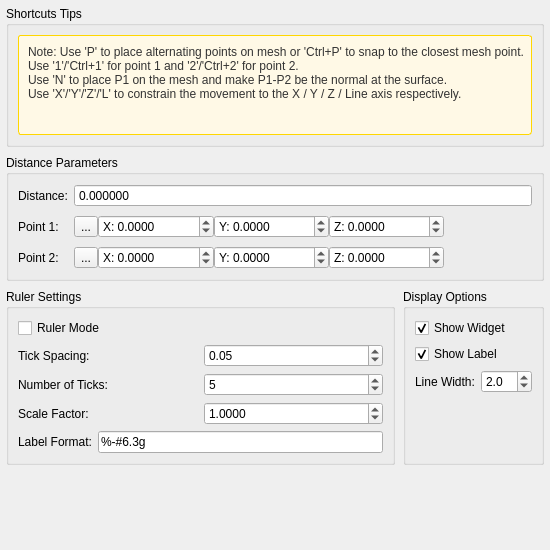
<?xml version="1.0" encoding="UTF-8"?>
<ui version="4.0">
 <class>DistanceToolDlg</class>
 <widget class="QWidget" name="DistanceToolDlg">
  <property name="geometry">
   <rect>
    <x>0</x>
    <y>0</y>
    <width>550</width>
    <height>550</height>
   </rect>
  </property>
  <property name="minimumSize">
   <size>
    <width>550</width>
    <height>550</height>
   </size>
  </property>
  <property name="windowTitle">
   <string>Distance Tool</string>
  </property>
  <layout class="QVBoxLayout" name="verticalLayout">
   <property name="spacing">
    <number>8</number>
   </property>
   <property name="leftMargin">
    <number>6</number>
   </property>
   <property name="topMargin">
    <number>6</number>
   </property>
   <property name="rightMargin">
    <number>6</number>
   </property>
   <property name="bottomMargin">
    <number>6</number>
   </property>
   <item>
    <widget class="QGroupBox" name="shortcutsTipsGroupBox">
     <property name="sizePolicy">
      <sizepolicy hsizetype="Preferred" vsizetype="Minimum">
       <horstretch>0</horstretch>
       <verstretch>0</verstretch>
      </sizepolicy>
     </property>
     <property name="title">
      <string>Shortcuts Tips</string>
     </property>
     <layout class="QVBoxLayout" name="shortcutsTipsLayout">
      <property name="spacing">
       <number>4</number>
      </property>
      <item>
       <widget class="QLabel" name="instructionLabel">
        <property name="minimumSize">
         <size>
          <width>0</width>
          <height>100</height>
         </size>
        </property>
        <property name="sizePolicy">
         <sizepolicy hsizetype="Preferred" vsizetype="Expanding">
          <horstretch>0</horstretch>
          <verstretch>0</verstretch>
         </sizepolicy>
        </property>
        <property name="alignment">
         <set>Qt::AlignLeading|Qt::AlignLeft|Qt::AlignTop</set>
        </property>
        <property name="scaledContents">
         <bool>false</bool>
        </property>
        <property name="text">
         <string>Note: Use 'P' to place alternating points on mesh or 'Ctrl+P' to snap to the closest mesh point.
Use '1'/'Ctrl+1' for point 1 and '2'/'Ctrl+2' for point 2.
Use 'N' to place P1 on the mesh and make P1-P2 be the normal at the surface.
Use 'X'/'Y'/'Z'/'L' to constrain the movement to the X / Y / Z / Line axis respectively.</string>
        </property>
        <property name="wordWrap">
         <bool>true</bool>
        </property>
        <property name="margin">
         <number>4</number>
        </property>
        <property name="styleSheet">
         <string>QLabel {
    background-color: #FFF9E6;
    border: 1px solid #FFD700;
    border-radius: 3px;
    padding: 6px;
    color: #333;
}</string>
        </property>
       </widget>
      </item>
     </layout>
    </widget>
   </item>
   <item>
    <widget class="QGroupBox" name="distanceParamsGroupBox">
     <property name="title">
      <string>Distance Parameters</string>
     </property>
     <layout class="QVBoxLayout" name="distanceParamsLayout">
      <property name="spacing">
       <number>6</number>
      </property>
      <item>
       <layout class="QGridLayout" name="gridLayout">
        <property name="horizontalSpacing">
         <number>6</number>
        </property>
        <property name="verticalSpacing">
         <number>8</number>
        </property>
        <item row="0" column="0">
         <widget class="QLabel" name="label_2">
          <property name="text">
           <string>Distance:</string>
          </property>
         </widget>
        </item>
        <item row="0" column="1" colspan="4">
         <widget class="QDoubleSpinBox" name="distanceSpinBox">
          <property name="readOnly">
           <bool>true</bool>
          </property>
          <property name="buttonSymbols">
           <enum>QAbstractSpinBox::NoButtons</enum>
          </property>
          <property name="decimals">
           <number>6</number>
          </property>
          <property name="minimum">
           <double>0.000000000000000</double>
          </property>
          <property name="maximum">
           <double>999999999.000000000000000</double>
          </property>
         </widget>
        </item>
        <item row="1" column="0">
         <widget class="QLabel" name="label_3">
          <property name="text">
           <string>Point 1:</string>
          </property>
         </widget>
        </item>
        <item row="1" column="1">
         <layout class="QHBoxLayout" name="point1Layout">
          <item>
           <widget class="QToolButton" name="pickPoint1ToolButton">
            <property name="toolTip">
             <string>Pick Point 1 (Shift + Left Mouse)</string>
            </property>
            <property name="text">
             <string>...</string>
            </property>
            <property name="icon">
             <iconset resource="../../../eCV/MainWindow.qrc">
              <normaloff>:/Resources/images/ecvPointPicking.png</normaloff>:/Resources/images/ecvPointPicking.png</iconset>
            </property>
            <property name="iconSize">
             <size>
              <width>20</width>
              <height>20</height>
             </size>
            </property>
            <property name="checkable">
             <bool>true</bool>
            </property>
           </widget>
          </item>
          <item>
           <widget class="QDoubleSpinBox" name="point1XSpinBox">
            <property name="prefix">
             <string>X: </string>
            </property>
            <property name="decimals">
             <number>4</number>
            </property>
            <property name="minimum">
             <double>-999999999.000000000000000</double>
            </property>
            <property name="maximum">
             <double>999999999.000000000000000</double>
            </property>
            <property name="singleStep">
             <double>0.100000000000000</double>
            </property>
           </widget>
          </item>
          <item>
           <widget class="QDoubleSpinBox" name="point1YSpinBox">
            <property name="prefix">
             <string>Y: </string>
            </property>
            <property name="decimals">
             <number>4</number>
            </property>
            <property name="minimum">
             <double>-999999999.000000000000000</double>
            </property>
            <property name="maximum">
             <double>999999999.000000000000000</double>
            </property>
            <property name="singleStep">
             <double>0.100000000000000</double>
            </property>
           </widget>
          </item>
          <item>
           <widget class="QDoubleSpinBox" name="point1ZSpinBox">
            <property name="prefix">
             <string>Z: </string>
            </property>
            <property name="decimals">
             <number>4</number>
            </property>
            <property name="minimum">
             <double>-999999999.000000000000000</double>
            </property>
            <property name="maximum">
             <double>999999999.000000000000000</double>
            </property>
            <property name="singleStep">
             <double>0.100000000000000</double>
            </property>
           </widget>
          </item>
         </layout>
        </item>
        <item row="2" column="0">
         <widget class="QLabel" name="label_4">
          <property name="text">
           <string>Point 2:</string>
          </property>
         </widget>
        </item>
        <item row="2" column="1">
         <layout class="QHBoxLayout" name="point2Layout">
          <item>
           <widget class="QToolButton" name="pickPoint2ToolButton">
            <property name="toolTip">
             <string>Pick Point 2 (Shift + Left Mouse)</string>
            </property>
            <property name="text">
             <string>...</string>
            </property>
            <property name="icon">
             <iconset resource="../../../eCV/MainWindow.qrc">
              <normaloff>:/Resources/images/ecvPointPicking.png</normaloff>:/Resources/images/ecvPointPicking.png</iconset>
            </property>
            <property name="iconSize">
             <size>
              <width>20</width>
              <height>20</height>
             </size>
            </property>
            <property name="checkable">
             <bool>true</bool>
            </property>
           </widget>
          </item>
          <item>
           <widget class="QDoubleSpinBox" name="point2XSpinBox">
            <property name="prefix">
             <string>X: </string>
            </property>
            <property name="decimals">
             <number>4</number>
            </property>
            <property name="minimum">
             <double>-999999999.000000000000000</double>
            </property>
            <property name="maximum">
             <double>999999999.000000000000000</double>
            </property>
            <property name="singleStep">
             <double>0.100000000000000</double>
            </property>
           </widget>
          </item>
          <item>
           <widget class="QDoubleSpinBox" name="point2YSpinBox">
            <property name="prefix">
             <string>Y: </string>
            </property>
            <property name="decimals">
             <number>4</number>
            </property>
            <property name="minimum">
             <double>-999999999.000000000000000</double>
            </property>
            <property name="maximum">
             <double>999999999.000000000000000</double>
            </property>
            <property name="singleStep">
             <double>0.100000000000000</double>
            </property>
           </widget>
          </item>
          <item>
           <widget class="QDoubleSpinBox" name="point2ZSpinBox">
            <property name="prefix">
             <string>Z: </string>
            </property>
            <property name="decimals">
             <number>4</number>
            </property>
            <property name="minimum">
             <double>-999999999.000000000000000</double>
            </property>
            <property name="maximum">
             <double>999999999.000000000000000</double>
            </property>
            <property name="singleStep">
             <double>0.100000000000000</double>
            </property>
           </widget>
          </item>
         </layout>
        </item>
       </layout>
      </item>
     </layout>
    </widget>
   </item>
   <item>
    <layout class="QHBoxLayout" name="settingsLayout">
     <item>
      <widget class="QGroupBox" name="rulerSettingsGroupBox">
       <property name="title">
        <string>Ruler Settings</string>
       </property>
       <layout class="QVBoxLayout" name="rulerSettingsLayout">
        <item>
         <widget class="QCheckBox" name="rulerModeCheckBox">
          <property name="text">
           <string>Ruler Mode</string>
          </property>
          <property name="toolTip">
           <string>Enable ruler mode with tick marks</string>
          </property>
         </widget>
        </item>
        <item>
         <layout class="QHBoxLayout" name="rulerDistanceLayout">
          <item>
           <widget class="QLabel" name="label_6">
            <property name="text">
             <string>Tick Spacing:</string>
            </property>
           </widget>
          </item>
          <item>
           <widget class="QDoubleSpinBox" name="rulerDistanceSpinBox">
            <property name="toolTip">
             <string>Distance between major tick marks (when Ruler Mode is on)</string>
            </property>
            <property name="decimals">
             <number>2</number>
            </property>
            <property name="minimum">
             <double>0.010000000000000</double>
            </property>
            <property name="maximum">
             <double>999999.000000000000000</double>
            </property>
            <property name="singleStep">
             <double>1.000000000000000</double>
            </property>
            <property name="value">
             <double>0.050000000000000</double>
            </property>
           </widget>
          </item>
         </layout>
        </item>
        <item>
         <layout class="QHBoxLayout" name="numberOfTicksLayout">
          <item>
           <widget class="QLabel" name="label_7">
            <property name="text">
             <string>Number of Ticks:</string>
            </property>
           </widget>
          </item>
          <item>
           <widget class="QSpinBox" name="numberOfTicksSpinBox">
            <property name="toolTip">
             <string>Number of tick marks (when Ruler Mode is off)</string>
            </property>
            <property name="minimum">
             <number>1</number>
            </property>
            <property name="maximum">
             <number>100</number>
            </property>
            <property name="value">
             <number>5</number>
            </property>
           </widget>
          </item>
         </layout>
        </item>
        <item>
         <layout class="QHBoxLayout" name="scaleLayout">
          <item>
           <widget class="QLabel" name="label_8">
            <property name="text">
             <string>Scale Factor:</string>
            </property>
           </widget>
          </item>
          <item>
           <widget class="QDoubleSpinBox" name="scaleSpinBox">
            <property name="toolTip">
             <string>Scale factor to convert VTK world units (e.g., 2.54 to convert inches to cm)</string>
            </property>
            <property name="decimals">
             <number>4</number>
            </property>
            <property name="minimum">
             <double>0.000100000000000</double>
            </property>
            <property name="maximum">
             <double>1000000.000000000000000</double>
            </property>
            <property name="singleStep">
             <double>0.100000000000000</double>
            </property>
            <property name="value">
             <double>1.000000000000000</double>
            </property>
           </widget>
          </item>
         </layout>
        </item>
        <item>
         <layout class="QHBoxLayout" name="labelFormatLayout">
          <item>
           <widget class="QLabel" name="labelFormatLabel">
            <property name="text">
             <string>Label Format:</string>
            </property>
            <property name="toolTip">
             <string>Printf-style format string for distance label (e.g., %6.3g, %.2f)</string>
            </property>
           </widget>
          </item>
          <item>
           <widget class="QLineEdit" name="labelFormatLineEdit">
            <property name="toolTip">
             <string>Printf-style format string for distance label
Examples:
  %-#6.3g - General format, 6 chars wide, 3 significant digits
  %.2f - Fixed point, 2 decimal places
  %.4e - Scientific notation, 4 decimal places</string>
            </property>
            <property name="text">
             <string>%-#6.3g</string>
            </property>
            <property name="placeholderText">
             <string>%-#6.3g</string>
            </property>
           </widget>
          </item>
         </layout>
        </item>
       </layout>
      </widget>
     </item>
     <item>
      <widget class="QGroupBox" name="displayOptionsGroupBox">
       <property name="title">
        <string>Display Options</string>
       </property>
       <layout class="QVBoxLayout" name="displayOptionsLayout">
        <item>
         <widget class="QCheckBox" name="widgetVisibilityCheckBox">
          <property name="text">
           <string>Show Widget</string>
          </property>
          <property name="toolTip">
           <string>Show/hide the distance widget</string>
          </property>
          <property name="checked">
           <bool>true</bool>
          </property>
         </widget>
        </item>
        <item>
         <widget class="QCheckBox" name="labelVisibilityCheckBox">
          <property name="text">
           <string>Show Label</string>
          </property>
          <property name="toolTip">
           <string>Show/hide the distance label</string>
          </property>
          <property name="checked">
           <bool>true</bool>
          </property>
         </widget>
        </item>
        <item>
         <layout class="QHBoxLayout" name="lineWidthLayout">
          <item>
           <widget class="QLabel" name="label_10">
            <property name="text">
             <string>Line Width:</string>
            </property>
           </widget>
          </item>
          <item>
           <widget class="QDoubleSpinBox" name="lineWidthSpinBox">
            <property name="toolTip">
             <string>Width of the distance line</string>
            </property>
            <property name="decimals">
             <number>1</number>
            </property>
            <property name="minimum">
             <double>0.500000000000000</double>
            </property>
            <property name="maximum">
             <double>10.000000000000000</double>
            </property>
            <property name="singleStep">
             <double>0.500000000000000</double>
            </property>
            <property name="value">
             <double>2.000000000000000</double>
            </property>
           </widget>
          </item>
         </layout>
        </item>
        <item>
         <spacer name="verticalSpacer_2">
          <property name="orientation">
           <enum>Qt::Vertical</enum>
          </property>
          <property name="sizeHint" stdset="0">
           <size>
            <width>20</width>
            <height>40</height>
           </size>
          </property>
         </spacer>
        </item>
       </layout>
      </widget>
     </item>
    </layout>
   </item>
   <item>
    <spacer name="verticalSpacer">
     <property name="orientation">
      <enum>Qt::Vertical</enum>
     </property>
     <property name="sizeHint" stdset="0">
      <size>
       <width>20</width>
       <height>40</height>
      </size>
     </property>
    </spacer>
   </item>
  </layout>
 </widget>
 <resources>
  <include location="../../../eCV/MainWindow.qrc"/>
 </resources>
 <connections/>
</ui>
